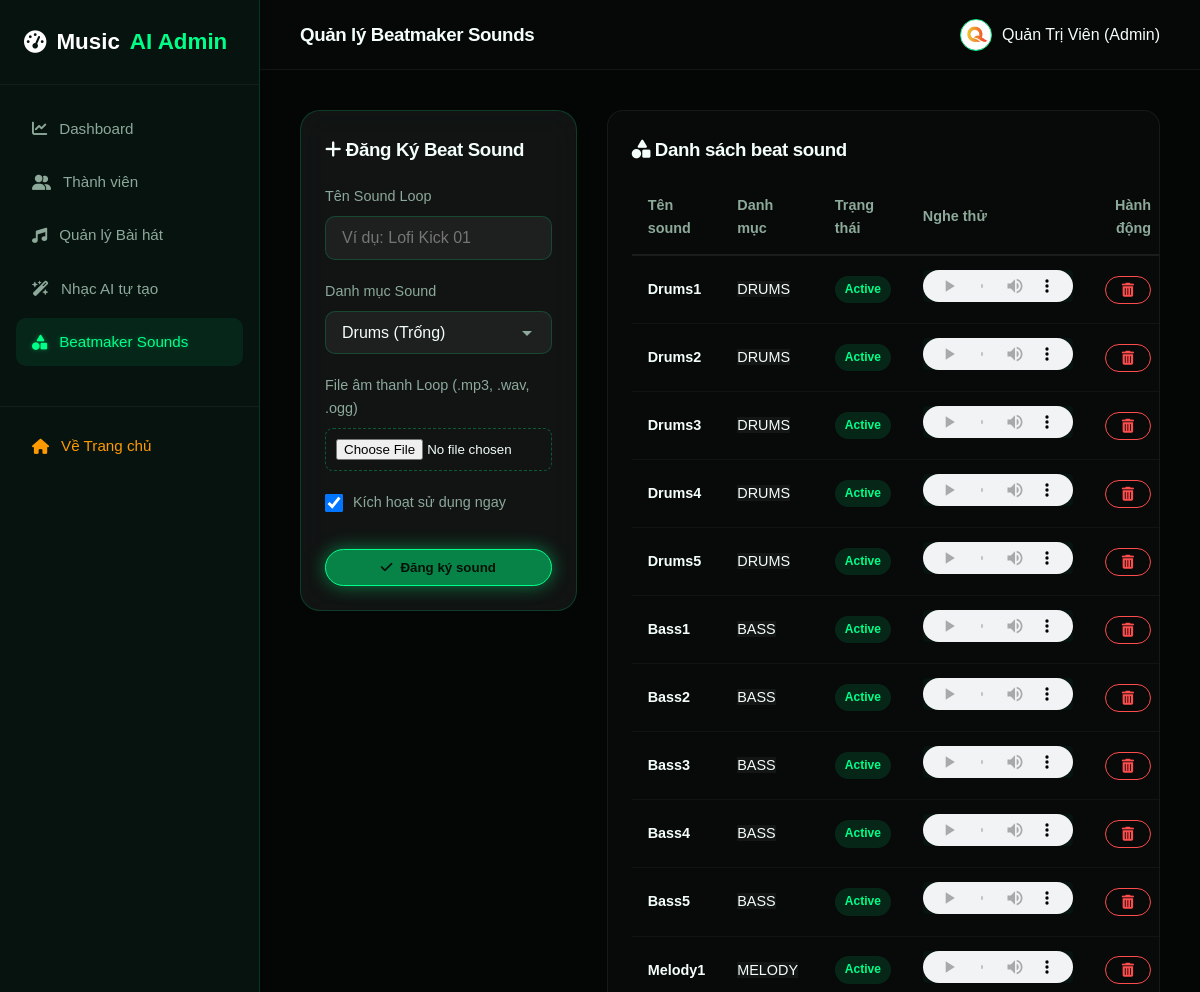
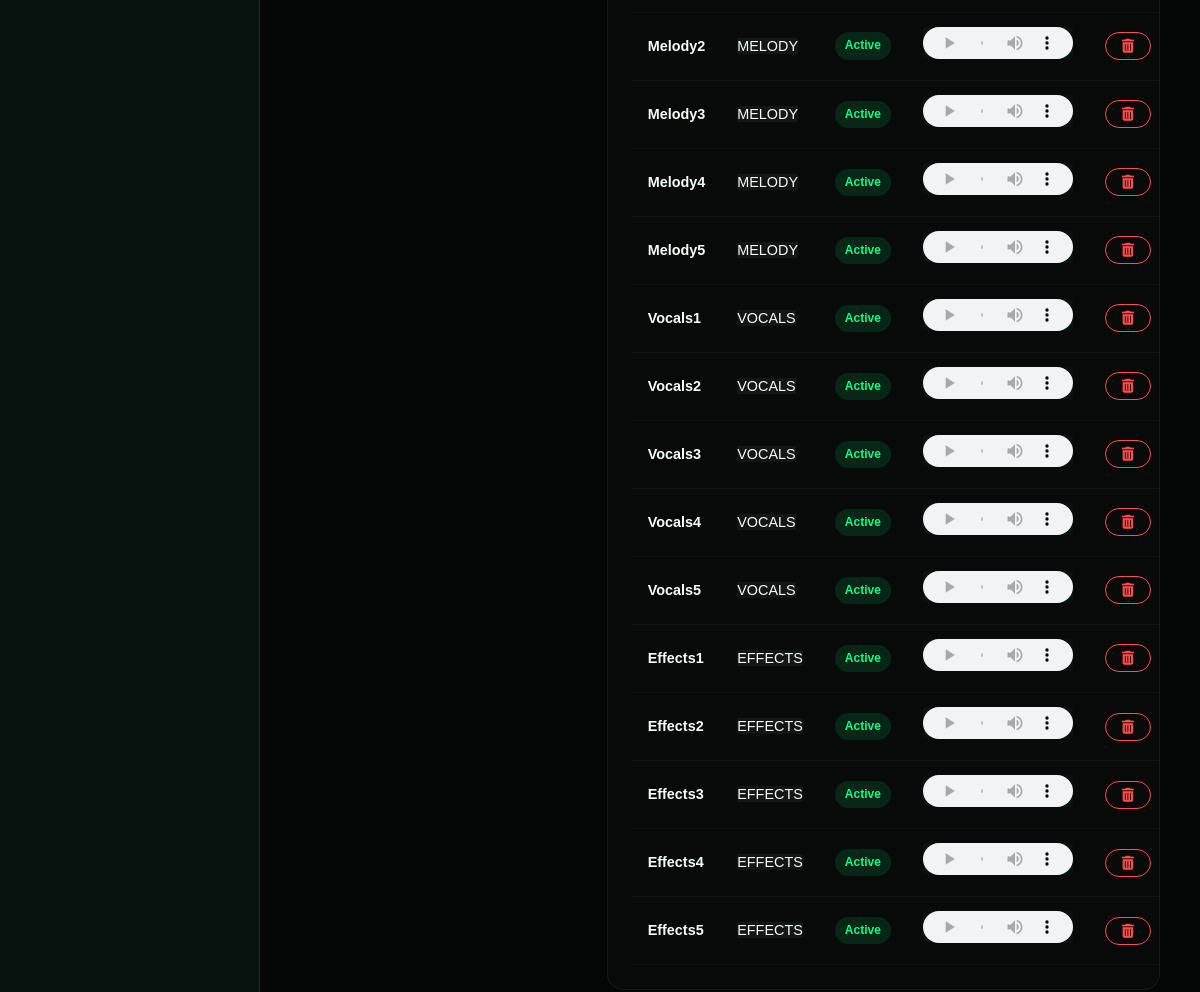
Page /admin/beats.php (signed in) on the committed database (2 pictures, top to bottom).
### tables this page shows
CREATE TABLE `beat_sounds` (
  `id` int(11) NOT NULL,
  `name` varchar(100) NOT NULL COMMENT 'Tên của sound loop',
  `category` enum('drums','bass','melody','vocals','effects') NOT NULL COMMENT 'Nhóm phân loại trống, bass, vocal...',
  `audio_file` varchar(255) NOT NULL COMMENT 'Đường dẫn file loop âm thanh',
  `status` enum('active','inactive') DEFAULT 'active' COMMENT 'Trạng thái hoạt động',
  `created_at` timestamp NOT NULL DEFAULT current_timestamp()
);

### config/config.php (called while the page is built, shortened)
<?php
function url($path = '') {
    return BASE_URL . ltrim($path, '/');
}
function sanitize($data) {
    return htmlspecialchars(strip_tags(trim($data)), ENT_QUOTES, 'UTF-8');
}

### admin/beats.php (the view, shortened to what this page needs)
<?php
require_once __DIR__ . '/admin_header.php';
$sounds = [];
if ($db_connected && $conn) {
    try {
        $stmt = $conn->query("SELECT * FROM beat_sounds ORDER BY category, name");
        $sounds = $stmt->fetchAll();
    } catch (PDOException $e) {
        $sounds = $fallback_sounds;
    }
} else {
    $sounds = $fallback_sounds;
}
?>
<div class="grid-3" style="grid-template-columns: 1fr 2fr; gap: 30px; align-items: start;">
    <div class="glass-card">
        <h3 style="margin-bottom: 20px;"><i class="fa-solid fa-plus"></i> Đăng Ký Beat Sound</h3>
        <form method="POST" action="" enctype="multipart/form-data">
            <div class="form-group">
                <label for="name">Tên Sound Loop</label>
                <input type="text" id="name" name="name" class="form-control" placeholder="Ví dụ: Lofi Kick 01" required>
            </div>
            <div class="form-group">
                <label for="category">Danh mục Sound</label>
                <select id="category" name="category" class="form-control">
                    <option value="drums">Drums (Trống)</option>
                </select>
            </div>
            <div class="form-group">
                <label for="audio">File âm thanh Loop (.mp3, .wav, .ogg)</label>
                <input type="file" id="audio" name="audio" accept=".mp3,.wav,.ogg" required style="border: 1px dashed rgba(0, 255, 136, 0.3); padding: 10px; border-radius: 8px; width: 100%;">
            </div>
            <div class="form-group" style="display:flex; align-items:center; gap:10px; margin-top: 15px;">
                <input type="checkbox" id="status" name="status" checked style="width:18px; height:18px;">
                <label for="status" style="margin-bottom:0; cursor:pointer;">Kích hoạt sử dụng ngay</label>
            </div>
            <button type="submit" class="btn btn-primary" style="width: 100%; margin-top: 15px;">
                <i class="fa-solid fa-check"></i> Đăng ký sound
            </button>
        </form>
    </div>
    <div class="admin-table-card" style="margin-top: 0;">
        <h3 style="margin-bottom: 15px;"><i class="fa-solid fa-shapes"></i> Danh sách beat sound</h3>
        <table class="admin-table">
            <thead>
                <tr>
                    <th>Tên sound</th>
                    <th>Danh mục</th>
                    <th>Trạng thái</th>
                    <th>Nghe thử</th>
                    <th style="text-align: right;">Hành động</th>
                </tr>
            </thead>
            <tbody>
                <?php foreach ($sounds as $snd): ?>
                    <tr>
                        <td><strong><?php echo sanitize($snd['name']); ?></strong></td>
                        <td>
                            <span class="genre-tag" style="background: rgba(255, 255, 255, 0.05); color: var(--text-main);">
                                <?php echo strtoupper($snd['category']); ?>
                            </span>
                        </td>
                        <td>
                            <?php if ($snd['status'] === 'active'): ?>
                                <span class="badge badge-success">Active</span>
                            <?php else: ?>
                                <span class="badge badge-danger">Inactive</span>
                            <?php endif; ?>
                        </td>
                        <td>
                            <audio src="<?php echo url($snd['audio_file']); ?>" controls style="height:32px; width:150px; outline:none; background:#07130f; border-radius:4px;"></audio>
                        </td>
                        <td style="text-align: right;">
                            <form method="POST" action="" style="display:inline;" onsubmit="return confirm('Bạn chắc chắn muốn xóa sound loop này?')">
                                <button type="submit" class="btn btn-outline btn-sm" title="Xóa sound" style="border-color:#ff4d4d; color:#ff4d4d;">
                                    <i class="fa-solid fa-trash-can"></i>
                                </button>
                            </form>
                        </td>
                    </tr>
                <?php endforeach; ?>
            </tbody>
        </table>
    </div>
</div>
<?php require_once __DIR__ . '/admin_footer.php'; ?>

### assets/css/style.css (style rules this page uses)
:root { --bg-main: #050807; --bg-soft: #07130f; --bg-card: rgba(255, 255, 255, 0.06); --bg-card-hover: rgba(255, 255, 255, 0.1); --green-main: #00ff88; --green-hover: #00dd77; --green-dark: #0d3b2e; --green-glow: rgba(0, 255, 136, 0.35); --text-main: #f4fff9; --text-muted: #8da99a; --border-green: rgba(0, 255, 136, 0.18); --border-light: rgba(255, 255, 255, 0.08); --font-heading: 'Be Vietnam Pro', sans-serif; --font-body: 'Be Vietnam Pro', sans-serif; --transition-fast: 0.2s ease; --transition-normal: 0.3s ease; --transition-slow: 0.5s ease; }
* { margin: 0; padding: 0; box-sizing: border-box; }
body { background-color: var(--bg-main); color: var(--text-main); font-family: var(--font-body); line-height: 1.6; overflow-x: hidden; }
h1, h2, h3, h4, h5, h6 { font-family: var(--font-heading); font-weight: 700; letter-spacing: -0.02em; color: var(--text-main); }
.glass-card { background: var(--bg-card); backdrop-filter: blur(16px); -webkit-backdrop-filter: blur(16px); border: 1px solid var(--border-green); border-radius: 20px; padding: 24px; transition: all var(--transition-normal); }
.btn { display: inline-flex; align-items: center; justify-content: center; gap: 8px; font-family: var(--font-heading); font-weight: 600; padding: 10px 24px; border-radius: 30px; border: none; cursor: pointer; transition: all var(--transition-normal); }
.btn-sm { padding: 6px 16px; font-size: 0.875rem; }
.btn-primary { background: #078348; color: #031107; border: 1px solid #00ff88; border-radius: 999px; box-shadow: 0 0 18px rgba(0, 255, 136, 0.45); }
.btn-outline { background: transparent; color: var(--text-main); border: 1px solid var(--green-main); }
.grid-3 { display: grid; grid-template-columns: repeat(3, 1fr); gap: 30px; }
.form-group { margin-bottom: 20px; }
.form-group label { display: block; font-family: var(--font-heading); font-weight: 500; margin-bottom: 8px; color: var(--text-muted); font-size: 0.9rem; }
.form-control { width: 100%; background: rgba(255, 255, 255, 0.05); border: 1px solid var(--border-green); border-radius: 10px; padding: 12px 16px; color: var(--text-main); font-family: var(--font-body); font-size: 1rem; transition: all var(--transition-fast); }
select.form-control { appearance: none; background-repeat: no-repeat; background-position: right 12px center; background-size: 24px; padding-right: 40px; }
select.form-control option { background: var(--bg-soft); color: var(--text-main); }

### admin/admin_header.php (style rules this page uses)
body { background-color: #030605; color: #f4fff9; display: flex; min-height: 100vh; }
.admin-table-card { background: rgba(255, 255, 255, 0.02); border: 1px solid rgba(255, 255, 255, 0.06); border-radius: 16px; padding: 24px; margin-top: 20px; overflow-x: auto; }
.admin-table { width: 100%; border-collapse: collapse; text-align: left; }
.admin-table th, .admin-table td { padding: 14px 16px; border-bottom: 1px solid rgba(255, 255, 255, 0.04); font-size: 0.9rem; }
.admin-table th { font-family: var(--font-heading); color: var(--text-muted); font-weight: 600; border-bottom: 2px solid rgba(255, 255, 255, 0.08); }
.badge { padding: 4px 10px; border-radius: 20px; font-size: 0.75rem; font-weight: 600; display: inline-block; }
.badge-success { background: rgba(0, 255, 136, 0.12); color: var(--green-main); }

### rows in the picture
beat_sounds: name "Drums1", category "DRUMS", status "Active"
beat_sounds: name "Drums2", category "DRUMS", status "Active"
beat_sounds: name "Drums3", category "DRUMS", status "Active"
beat_sounds: name "Drums4", category "DRUMS", status "Active"
beat_sounds: name "Drums5", category "DRUMS", status "Active"
beat_sounds: name "Bass1", category "BASS", status "Active"
beat_sounds: name "Bass2", category "BASS", status "Active"
beat_sounds: name "Bass3", category "BASS", status "Active"
beat_sounds: name "Bass4", category "BASS", status "Active"
beat_sounds: name "Bass5", category "BASS", status "Active"
beat_sounds: name "Melody1", category "MELODY", status "Active"
beat_sounds: name "Melody2", category "MELODY", status "Active"
beat_sounds: name "Melody3", category "MELODY", status "Active"
beat_sounds: name "Melody4", category "MELODY", status "Active"
beat_sounds: name "Melody5", category "MELODY", status "Active"
beat_sounds: name "Vocals1", category "VOCALS", status "Active"
beat_sounds: name "Vocals2", category "VOCALS", status "Active"
beat_sounds: name "Vocals3", category "VOCALS", status "Active"
beat_sounds: name "Vocals4", category "VOCALS", status "Active"
beat_sounds: name "Vocals5", category "VOCALS", status "Active"
beat_sounds: name "Effects1", category "EFFECTS", status "Active"
beat_sounds: name "Effects2", category "EFFECTS", status "Active"
beat_sounds: name "Effects3", category "EFFECTS", status "Active"
beat_sounds: name "Effects4", category "EFFECTS", status "Active"
beat_sounds: name "Effects5", category "EFFECTS", status "Active"

### other values in the picture
$page_title "Quản lý Beatmaker Sounds"
$_SESSION['user']['name'] "Quản Trị Viên"
